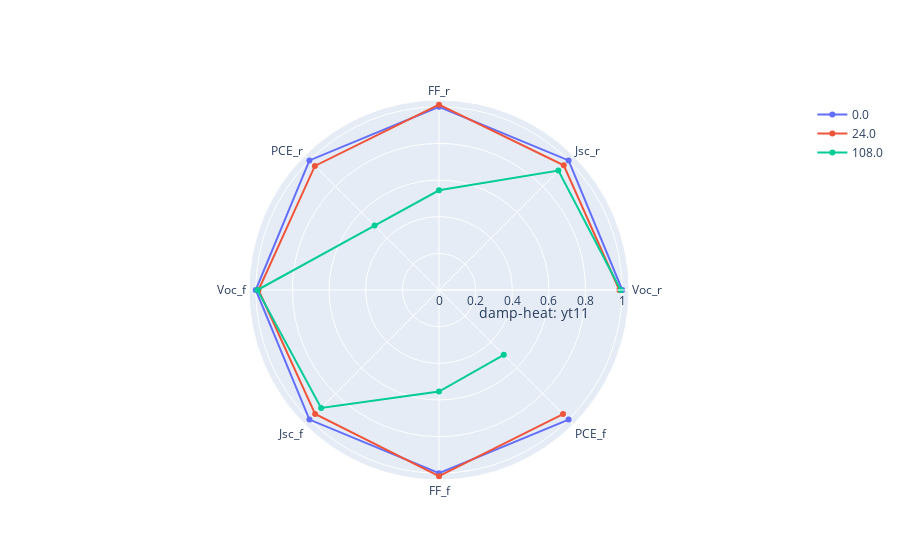
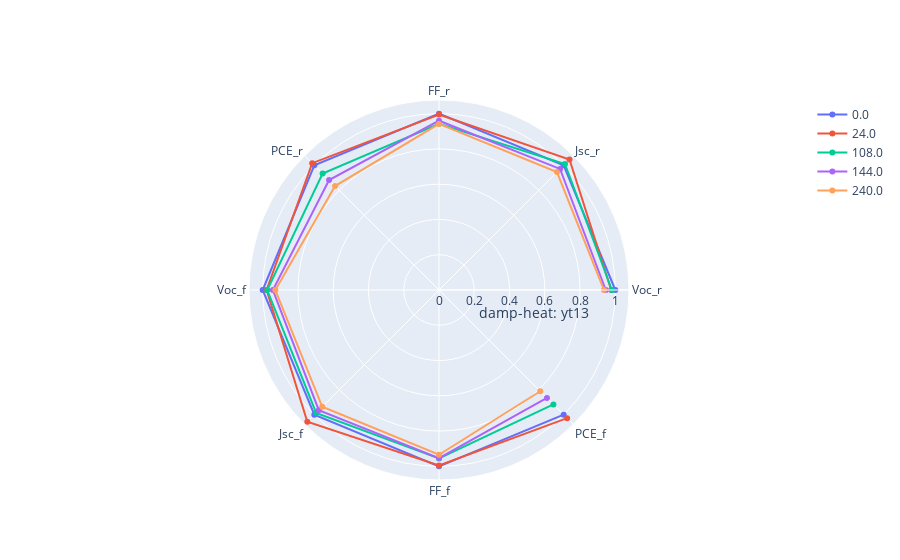
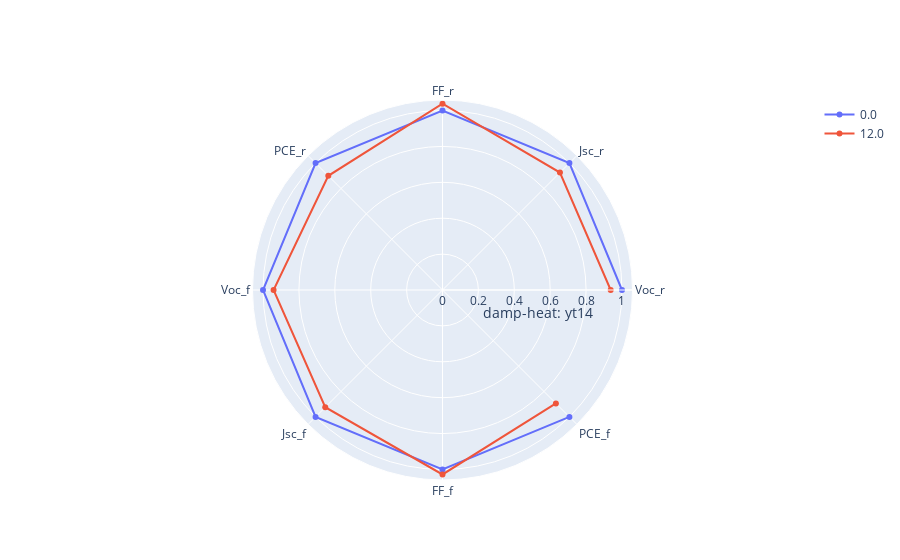
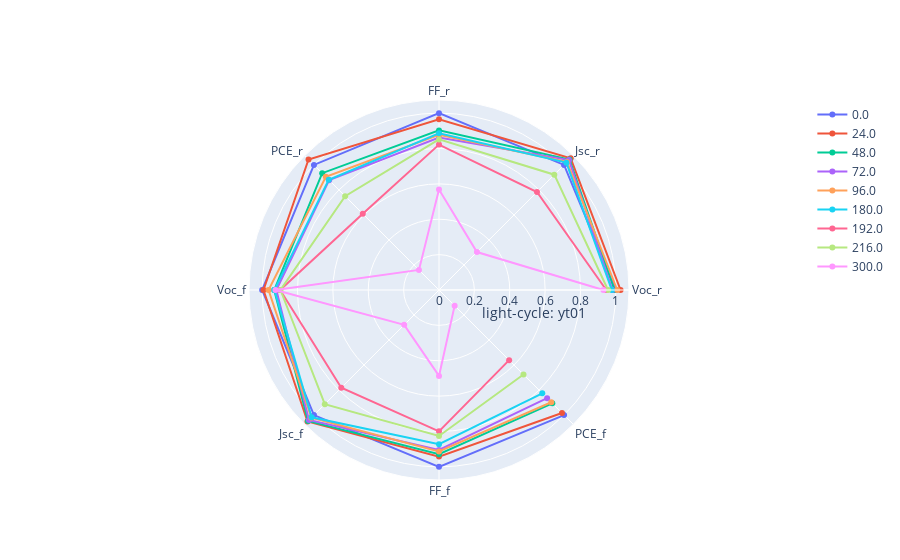

The code cell stored with these charts, in order, in its notebook:
### Code cell
def draw_cell_performance(data_list):
    categories = ['Voc_r','Jsc_r','FF_r','PCE_r','Voc_f','Jsc_f','FF_f','PCE_f']
    
    for i in data_list:
        fig = go.Figure()
        for j in i['data_ratio']:
            data = j[2:]
            fig.add_trace(go.Scatterpolar(
            r=data,
            theta=categories,
            name=str(j[0])
            ))
        fig.update_layout(
        polar=dict(
        radialaxis=dict(
        visible=True,
        title=i['test_type'] + ': '+i['cell_name']
        )),
        showlegend=True
        )
        fig.show()

draw_cell_performance(read_all_test())

### Figure 1 — Plotly figure (JSON) as saved in the notebook; plotly's stock layout.template omitted (floating-point values rounded to 4 significant figures)
{"data": [{"name": "0.0", "r": [1, 1, 1, 1, 1, 1, 1, 1], "theta": ["Voc_r", "Jsc_r", "FF_r", "PCE_r", "Voc_f", "Jsc_f", "FF_f", "PCE_f"], "type": "scatterpolar"}, {"name": "24.0", "r": [0.9841, 0.9625, 1.011, 0.9577, 0.9848, 0.9562, 1.016, 0.9571], "theta": ["Voc_r", "Jsc_r", "FF_r", "PCE_r", "Voc_f", "Jsc_f", "FF_f", "PCE_f"], "type": "scatterpolar"}, {"name": "108.0", "r": [0.9916, 0.9214, 0.544, 0.4971, 0.9911, 0.9097, 0.5543, 0.4998], "theta": ["Voc_r", "Jsc_r", "FF_r", "PCE_r", "Voc_f", "Jsc_f", "FF_f", "PCE_f"], "type": "scatterpolar"}], "layout": {"polar": {"radialaxis": {"title": {"text": "damp-heat: yt11"}, "visible": true}}, "showlegend": true}}

### Figure 2 — Plotly figure (JSON) as saved in the notebook; plotly's stock layout.template omitted (floating-point values rounded to 4 significant figures)
{"data": [{"name": "0.0", "r": [1, 1, 1, 1, 1, 1, 1, 1], "theta": ["Voc_r", "Jsc_r", "FF_r", "PCE_r", "Voc_f", "Jsc_f", "FF_f", "PCE_f"], "type": "scatterpolar"}, {"name": "24.0", "r": [0.9765, 1.047, 0.9949, 1.017, 0.9778, 1.056, 0.995, 1.028], "theta": ["Voc_r", "Jsc_r", "FF_r", "PCE_r", "Voc_f", "Jsc_f", "FF_f", "PCE_f"], "type": "scatterpolar"}, {"name": "108.0", "r": [0.9804, 1.01, 0.9423, 0.9336, 0.9742, 0.9856, 0.9558, 0.9177], "theta": ["Voc_r", "Jsc_r", "FF_r", "PCE_r", "Voc_f", "Jsc_f", "FF_f", "PCE_f"], "type": "scatterpolar"}, {"name": "144.0", "r": [0.9457, 0.971, 0.9601, 0.8816, 0.942, 0.9642, 0.9533, 0.8658], "theta": ["Voc_r", "Jsc_r", "FF_r", "PCE_r", "Voc_f", "Jsc_f", "FF_f", "PCE_f"], "type": "scatterpolar"}, {"name": "240.0", "r": [0.9354, 0.946, 0.9421, 0.8336, 0.9282, 0.9366, 0.9343, 0.8123], "theta": ["Voc_r", "Jsc_r", "FF_r", "PCE_r", "Voc_f", "Jsc_f", "FF_f", "PCE_f"], "type": "scatterpolar"}], "layout": {"polar": {"radialaxis": {"title": {"text": "damp-heat: yt13"}, "visible": true}}, "showlegend": true}}

### Figure 3 — Plotly figure (JSON) as saved in the notebook; plotly's stock layout.template omitted (floating-point values rounded to 4 significant figures)
{"data": [{"name": "0.0", "r": [1, 1, 1, 1, 1, 1, 1, 1], "theta": ["Voc_r", "Jsc_r", "FF_r", "PCE_r", "Voc_f", "Jsc_f", "FF_f", "PCE_f"], "type": "scatterpolar"}, {"name": "12.0", "r": [0.9371, 0.9253, 1.038, 0.8999, 0.9411, 0.9238, 1.028, 0.8935], "theta": ["Voc_r", "Jsc_r", "FF_r", "PCE_r", "Voc_f", "Jsc_f", "FF_f", "PCE_f"], "type": "scatterpolar"}], "layout": {"polar": {"radialaxis": {"title": {"text": "damp-heat: yt14"}, "visible": true}}, "showlegend": true}}

### Figure 4 — Plotly figure (JSON) as saved in the notebook; plotly's stock layout.template omitted (floating-point values rounded to 4 significant figures)
{"data": [{"name": "0.0", "r": [1, 1, 1, 1, 1, 1, 1, 1], "theta": ["Voc_r", "Jsc_r", "FF_r", "PCE_r", "Voc_f", "Jsc_f", "FF_f", "PCE_f"], "type": "scatterpolar"}, {"name": "24.0", "r": [1.027, 1.053, 0.9651, 1.043, 0.9924, 1.052, 0.9421, 0.9833], "theta": ["Voc_r", "Jsc_r", "FF_r", "PCE_r", "Voc_f", "Jsc_f", "FF_f", "PCE_f"], "type": "scatterpolar"}, {"name": "48.0", "r": [0.9918, 1.044, 0.9025, 0.9341, 0.9318, 1.048, 0.9281, 0.9061], "theta": ["Voc_r", "Jsc_r", "FF_r", "PCE_r", "Voc_f", "Jsc_f", "FF_f", "PCE_f"], "type": "scatterpolar"}, {"name": "72.0", "r": [0.9806, 1.039, 0.8621, 0.8784, 0.9199, 1.04, 0.9041, 0.8647], "theta": ["Voc_r", "Jsc_r", "FF_r", "PCE_r", "Voc_f", "Jsc_f", "FF_f", "PCE_f"], "type": "scatterpolar"}, {"name": "96.0", "r": [1.008, 1.024, 0.8772, 0.9049, 0.9638, 1.021, 0.9125, 0.8977], "theta": ["Voc_r", "Jsc_r", "FF_r", "PCE_r", "Voc_f", "Jsc_f", "FF_f", "PCE_f"], "type": "scatterpolar"}, {"name": "180.0", "r": [0.9769, 1.018, 0.8863, 0.8817, 0.9305, 1.018, 0.8718, 0.8259], "theta": ["Voc_r", "Jsc_r", "FF_r", "PCE_r", "Voc_f", "Jsc_f", "FF_f", "PCE_f"], "type": "scatterpolar"}, {"name": "192.0", "r": [0.946, 0.7836, 0.8223, 0.6095, 0.8981, 0.7813, 0.7991, 0.5608], "theta": ["Voc_r", "Jsc_r", "FF_r", "PCE_r", "Voc_f", "Jsc_f", "FF_f", "PCE_f"], "type": "scatterpolar"}, {"name": "216.0", "r": [0.9558, 0.9221, 0.8514, 0.7504, 0.8962, 0.9132, 0.8255, 0.6756], "theta": ["Voc_r", "Jsc_r", "FF_r", "PCE_r", "Voc_f", "Jsc_f", "FF_f", "PCE_f"], "type": "scatterpolar"}, {"name": "300.0", "r": [0.9298, 0.3032, 0.5684, 0.1603, 0.9245, 0.2784, 0.4858, 0.1251], "theta": ["Voc_r", "Jsc_r", "FF_r", "PCE_r", "Voc_f", "Jsc_f", "FF_f", "PCE_f"], "type": "scatterpolar"}], "layout": {"polar": {"radialaxis": {"title": {"text": "light-cycle: yt01"}, "visible": true}}, "showlegend": true}}
